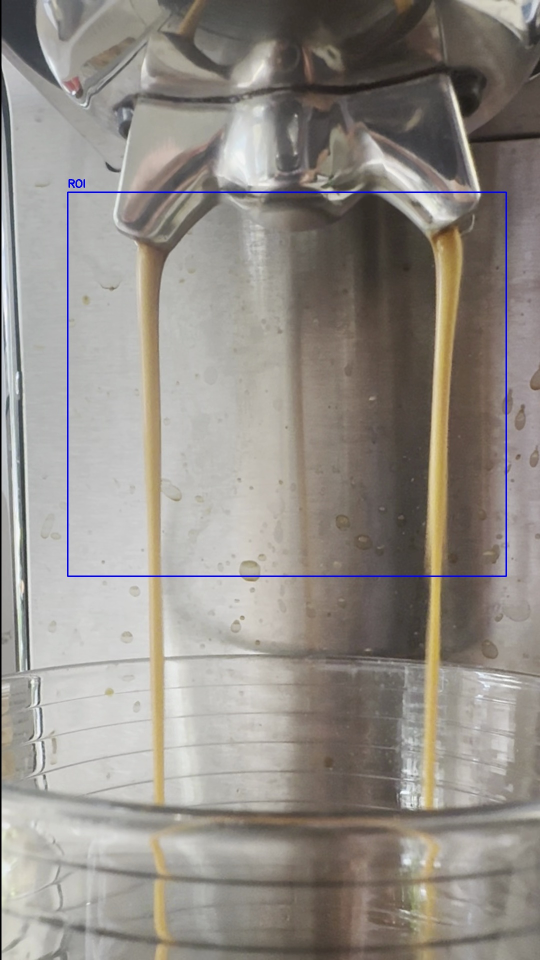
#> input picture debug_early_frame_070_original.jpg, 1080 x 1920 px (shown at 1/2 size)
$ python visualize_roi.py
#> lines starting #> are read from the running program, lines starting #| are printed output that depends on the picture
#> the answer given: debug_early_frame_070_original.jpg
#!/usr/bin/env python3
"""
Simple script to visualize ROI box on a video frame
"""
import cv2
import os
import glob
from pathlib import Path

# ROI Configuration (from espresso_flow_features.py lines 15-20)
class ROIConfig:
    x0: float = 0.11
    y0: float = 0.17
    x1: float = 0.86
    y1: float = 0.55

def visualize_roi_on_video(video_path):

    #what do I want it to do. In the frame variable, it should store a frame_num.jpg of my choice. So let's just take the full path pasted from the computer manually, no fancy stuff
#> called with video_path = 'debug_early_frame_070_original.jpg'
    frame = cv2.imread(video_path)
#> frame is the input picture: shape (1920, 1080, 3); mean B, G, R 135, 141.2, 146.5

    height, width = frame.shape[:2]
#> height = 1920; width = 1080

    # Calculate ROI coordinates
    roi = ROIConfig()
    x0 = int(roi.x0 * width)
#> x0 = 118
    y0 = int(roi.y0 * height)
#> y0 = 326
    x1 = int(roi.x1 * width)
#> x1 = 928
    y1 = int(roi.y1 * height)
#> y1 = 1056

    # Draw ROI rectangle (green, thick line)
    cv2.rectangle(frame, (x0, y0), (x1, y1), (0, 255, 0), 3)

    # Add text with coordinates
    text = f"ROI: ({roi.x0:.2f}, {roi.y0:.2f}) to ({roi.x1:.2f}, {roi.y1:.2f})"
    cv2.putText(frame, text, (10, 30), cv2.FONT_HERSHEY_SIMPLEX, 0.7, (0, 255, 0), 2)
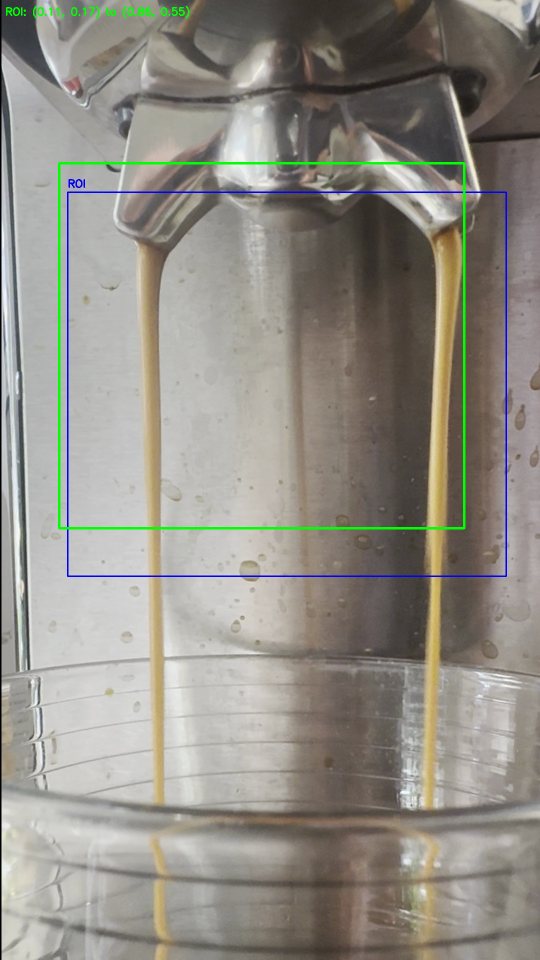
#> frame: shape (1920, 1080, 3) (shown at 1/2 size); mean B, G, R 133.8, 142.1, 145.3

    # Resize for display (make smaller)
    # display_frame = cv2.resize(frame, (635, 900))

    # Display
    print(f"Video: {os.path.basename(video_path)}")
    print(f"ROI pixel coords: ({x0}, {y0}) to ({x1}, {y1})")
#| ROI pixel coords: (118, 326) to (928, 1056)
    print("Press any key to close...")

    cv2.imshow('ROI Visualization', frame)
    cv2.waitKey(0)
    cv2.destroyAllWindows()

if __name__ == "__main__":

    video_path = "/Users/r3alistic/Programming/CoffeeCV/frames_good_pulls/vid_47_good/frame_040.jpg"

    if os.path.exists(video_path):
        print(f"Using sample video: {video_path[len(video_path)-14:]}")
        visualize_roi_on_video(video_path)
    else:
        print(f"No videos found with pattern: {video_path}")
        print("Please provide a video path:")
        video_path = input().strip()
        if os.path.exists(video_path):
            visualize_roi_on_video(video_path)
        else:
            print("Video not found!")

$ run again, on espresso_example.jpg
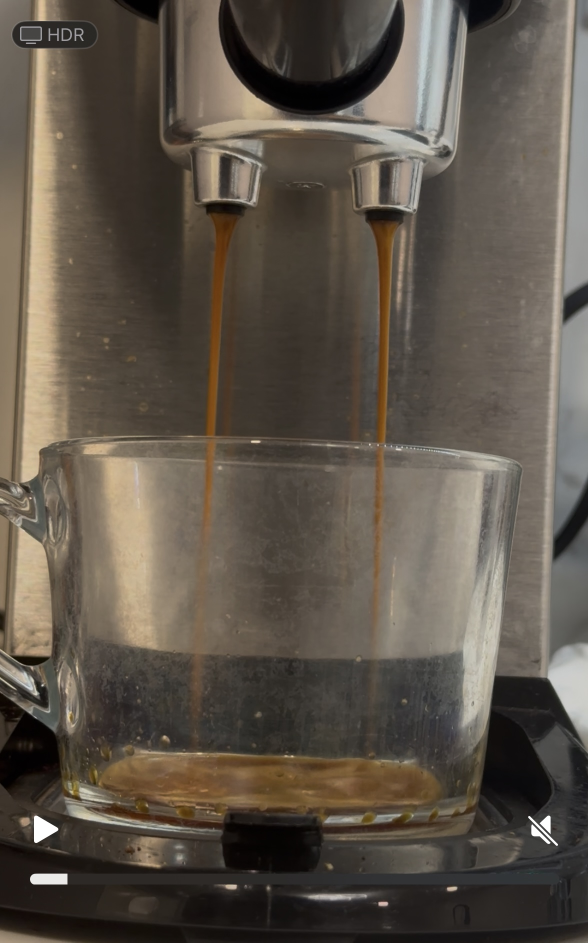
#> input picture espresso_example.jpg, 1176 x 1885 px (shown at 1/2 size)
#> in visualize_roi_on_video, frame is the input picture: shape (1885, 1176, 3); mean B, G, R 74.2, 85, 93.8
#> in visualize_roi_on_video, `cv2.putText(frame, text, (10, 30), cv2.FONT_HERSHEY_SIMPLEX, 0.7, (0, ..`:
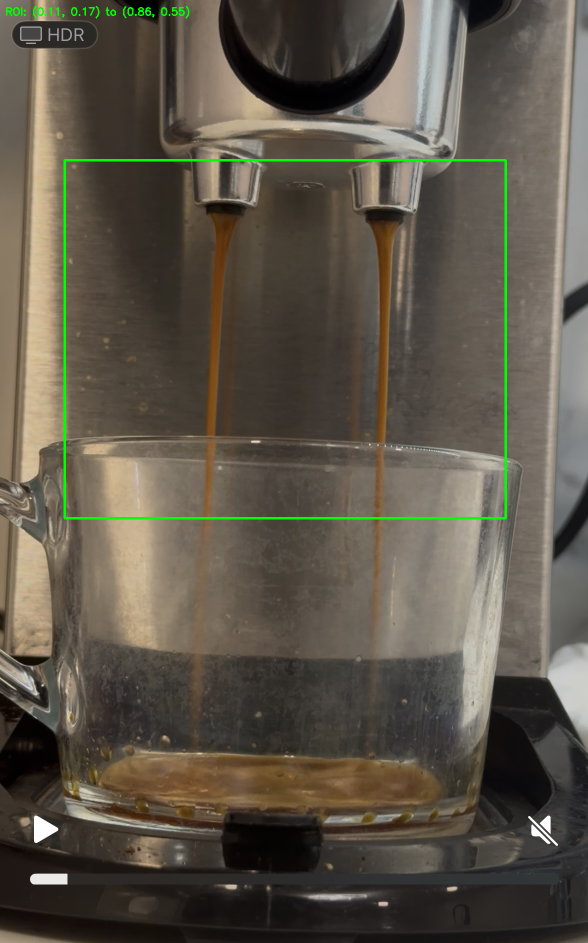
#> frame: shape (1885, 1176, 3) (shown at 1/2 size); mean B, G, R 73.5, 86.3, 93
#| ROI pixel coords: (129, 320) to (1011, 1036)
